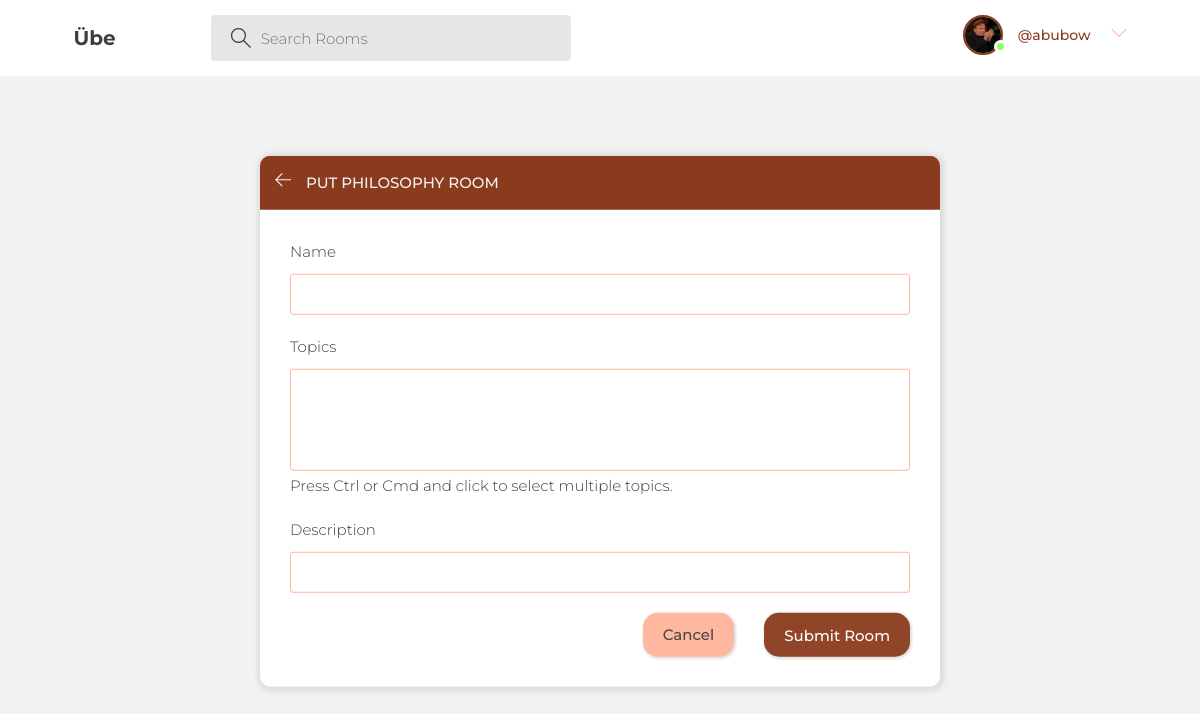
Page /room_form/ (signed in) on the committed database.
### base/models.py (models this page shows)
class User(AbstractUser):
    name = models.CharField(max_length=250, null=True)
    email = models.EmailField(max_length=250, null=True, unique=True)
    bio = models.TextField(null=True, blank=True)
    avatar = models.ImageField(
        null=True, blank=True, default='default.svg'
    )
    USERNAME_FIELD = 'email'
    REQUIRED_FIELDS = []

### base/views.py (the view, shortened to what this page needs)
# urls.py: path('room_form/', views.room_form, name='room-form'),
@login_required(login_url='login')
def room_form(request):
    topics = Topic.objects.all()
    form = RoomForm()
    context = {
        'form': form,
        'topics': topics,
    }
    return render(request, 'base/room_form.html', context)

### base/forms.py
class RoomForm(ModelForm):
    class Meta:
        model = Room
        fields = '__all__'
        exclude = ['host', 'participants', 'link']

### base/templates/base/room_form.html (shortened to what this page needs)
{% extends "main.html" %} {% block content %}
<main class="create-room layout">
	<div class="container">
		<div class="layout__box">
			<div class="layout__boxHeader">
				<div class="layout__boxTitle">
					<a href="{% url 'home' %}">
						<svg
							version="1.1"
							xmlns="http://www.w3.org/2000/svg"
							width="32"
							height="32"
							viewBox="0 0 32 32">
							<title>arrow-left</title>
							<path
								d="M13.723 2.286l-13.723 13.714 13.719 13.714 1.616-1.611-10.96-10.96h27.625v-2.286h-27.625l10.965-10.965-1.616-1.607z"></path>
						</svg>
					</a>
					<h3>Put Philosophy Room</h3>
				</div>
			</div>
			<div class="layout__body">
				<form
					class="form"
					action=""
					method="POST">
					<div class="form__group">
						<label for="{{form.name.id_for_label}}" class="form__label">
							{{form.name.label}}
						</label>
						{{form.name}}
					</div>
					<div class="form__group">
						<label for="room_topics"> {{form.topics.label}} </label>
						{{form.topics}}
						<div class="form__helper">
							<p>
								Press Ctrl or Cmd and click to select multiple
								topics.
							</p>
						</div>
					</div>
					<div class="form__group">
						<label for="room_description">
							{{form.description.label}}
						</label>
						{{form.description}}
					</div>
					<div class="form__action">
						<a
							class="btn btn--dark"
							href="{% url 'home' %}"
							>Cancel</a
						>
						<button
							class="btn btn--main"
							type="submit">
							Submit Room
						</button>
					</div>
				</form>
			</div>
		</div>
	</div>
</main>
{% endblock %}

### templates/navbar.html (shortened to what this page needs)
<div class="container">
	<a
		class="header__logo"
		href="{%url 'home'%}">
		<h1>Übe</h1>
	</a>
	<form
		method="GET"
		action="{% url 'home' %}"
		class="header__search">
		<label>
			<input
				type="text"
				name="q"
				placeholder="Search Rooms" />
		</label>
	</form>
	<nav class="header__menu">
		{% if user.is_authenticated %}
		<div class="header__user">
			<a href="{% url 'profile' user.id %}">
				<div class="avatar avatar--medium active">
					<img src="{{ user.avatar.url }}" alt="" />
				</div>
				<p>
					<span>@{{ user.username }}</span>
				</p>
			</a>
			<button class="dropdown-button">
				<svg
					version="1.1"
					xmlns="http://www.w3.org/2000/svg"
					width="32"
					height="32"
					viewBox="0 0 32 32">
					<title>chevron-down</title>
					<path d="M16 21l-13-13h-3l16 16 16-16h-3l-13 13z"></path>
				</svg>
			</button>
		</div>
		{% else %}
		<a href="{% url 'login' %}">
			<p>Login</p>
		</a>
		{% endif %}
	</nav>
</div>

### rows in the picture
User: avatar (picture), username "abubow"
